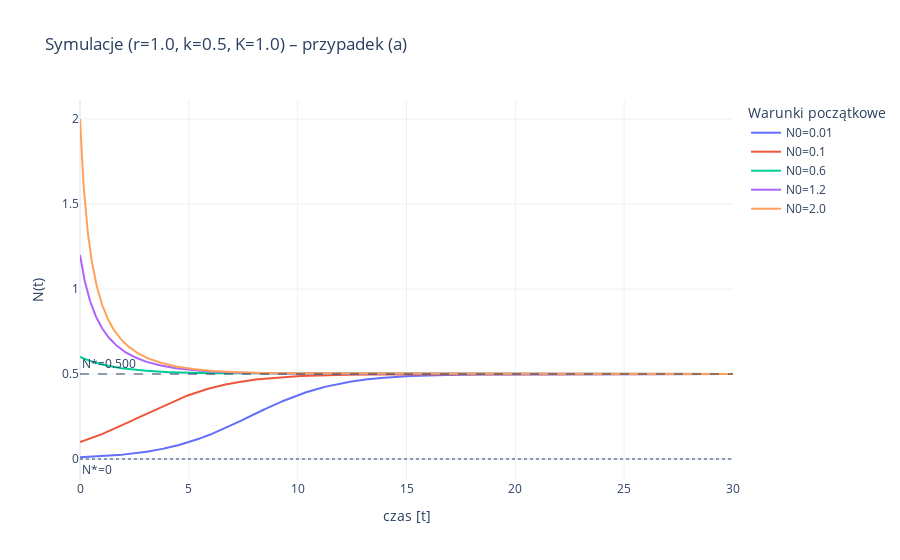

The code cell stored with this chart in its notebook:
### Markdown cell above
**Rozwiązanie:**

### Code cell
import pickle

with open("zad_2_3_fig_1.pkl", "rb") as file:
    fig_1 = pickle.load(file)

fig_1.show()

### Figure 1 — Plotly figure (JSON) as saved in the notebook; plotly's stock layout.template omitted (floating-point values rounded to 4 significant figures; data arrays with more than 128 entries replaced by an {"elided": "..."} marker saying what was removed)
{"data": [{"mode": "lines", "name": "N0=0.01", "type": "scatter", "x": {"elided": "3001 float values"}, "y": {"elided": "3001 float values"}}, {"mode": "lines", "name": "N0=0.1", "type": "scatter", "x": {"elided": "3001 float values"}, "y": {"elided": "3001 float values"}}, {"mode": "lines", "name": "N0=0.6", "type": "scatter", "x": {"elided": "3001 float values"}, "y": {"elided": "3001 float values"}}, {"mode": "lines", "name": "N0=1.2", "type": "scatter", "x": {"elided": "3001 float values"}, "y": {"elided": "3001 float values"}}, {"mode": "lines", "name": "N0=2.0", "type": "scatter", "x": {"elided": "3001 float values"}, "y": {"elided": "3001 float values"}}], "layout": {"annotations": [{"showarrow": false, "text": "N*=0.500", "x": 0, "xanchor": "left", "xref": "x domain", "y": 0.5, "yanchor": "bottom", "yref": "y"}, {"showarrow": false, "text": "N*=0", "x": 0, "xanchor": "left", "xref": "x domain", "y": 0, "yanchor": "top", "yref": "y"}], "hovermode": "x unified", "legend": {"title": {"text": "Warunki początkowe"}}, "shapes": [{"line": {"dash": "dash", "width": 1}, "type": "line", "x0": 0, "x1": 1, "xref": "x domain", "y0": 0.5, "y1": 0.5, "yref": "y"}, {"line": {"dash": "dot", "width": 1}, "type": "line", "x0": 0, "x1": 1, "xref": "x domain", "y0": 0, "y1": 0, "yref": "y"}], "title": {"text": "Symulacje (r=1.0, k=0.5, K=1.0) – przypadek (a)"}, "xaxis": {"title": {"text": "czas [t]"}}, "yaxis": {"title": {"text": "N(t)"}}}}
